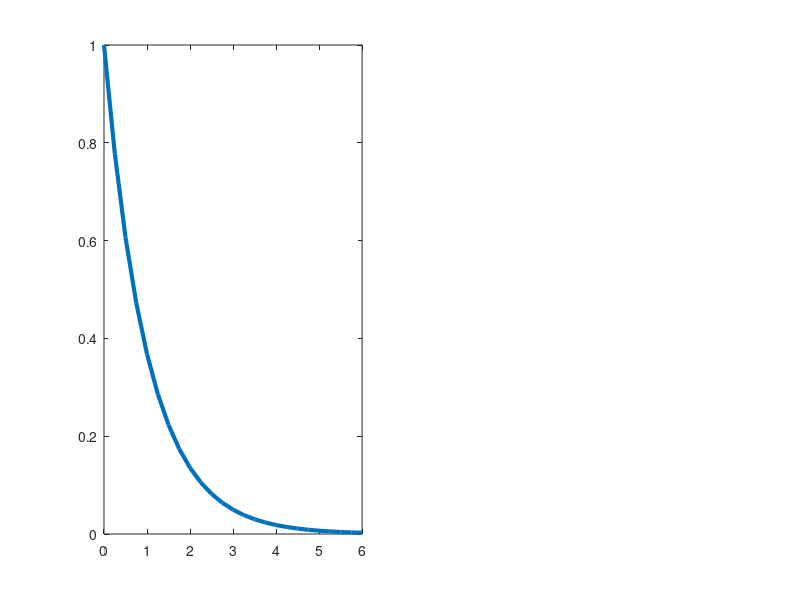

This figure's MATLAB source: (Note: this script raises an error after producing the figure.)
r = rand(10);
r2 = rand(100);
a = 1;
f = @(x) 1/a * exp(-x/a);
g = @(x) 1 / sqrt(2*pi) * exp(-x.^2 / 2);
G = @(x) 1/2 * (1+erf(x / sqrt(2)));

q1 = integral(f,0,Inf);
C1 = 1/q1;

q2 = integral(g,-Inf,Inf);
C2 = 1/q2;

%liczby z rozkladu funkcji f(x)
for i= 1:length(r)
    for j= 1:length(r)
        value = r(i,j);
        r(i,j) = -a * log(1-value);
    end   
end
width = 0.9;
% liczby z  rozkladu funkcji g(x)
r_g = @(u) fzero(@ (x) 1/2 * (1+erf(x / sqrt(2))) - u,0);
rand_g = arrayfun(r_g,r2);

% generowanie danych do wykresy f(x)
x = 0:0.25:max(r(:))+width;
ff = arrayfun(f,x)*C1;

% generowanie danych do wykresy g(x)
xx = min(rand_g(:)):0.25:max(rand_g(:));
gg = arrayfun(g,xx)*C2;

figure
set(gcf, 'Units', 'Normalized', 'OuterPosition', [0 0 1 1]);

subplot(1,2,1)
plot(x,ff,'LineWidth',3)
hold on
h1 = histogram(r,'Normalization','pdf')
h1.FaceColor = [0 0.1 0.4];
h1.BinWidth = width;
legend('f', 'histogram f')
title('f(x) with histogram (100 random points)')

subplot(1,2,2)
plot(xx,gg,'LineWidth',3, 'color','yellow')
hold on
h2 = histogram(rand_g,'Normalization','pdf')
h2.FaceColor = [0 0.5 0.5];
legend('g', 'histogram g')
title('g(x) with histogram (10 000 random points)')



 
